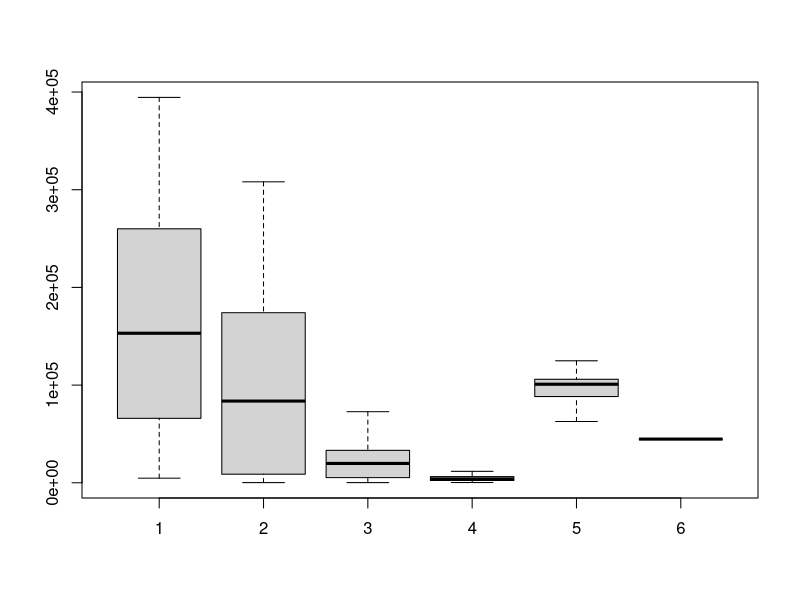
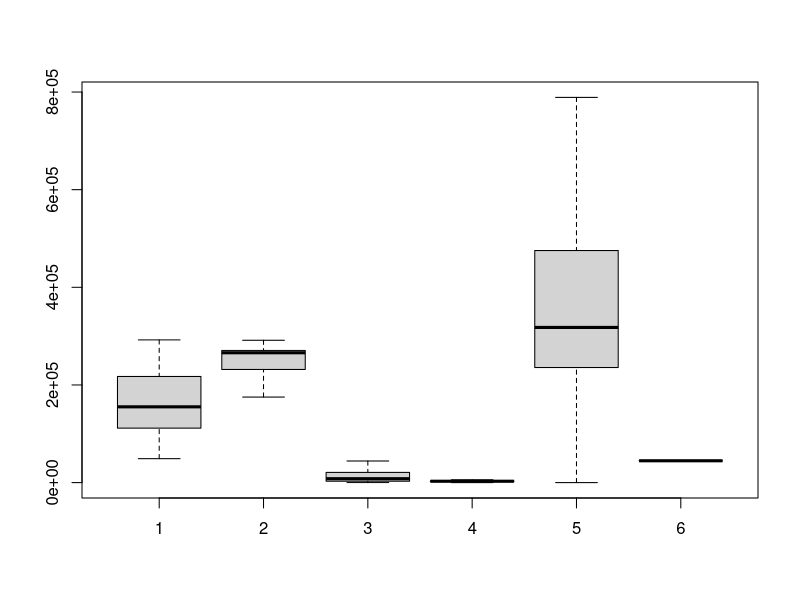
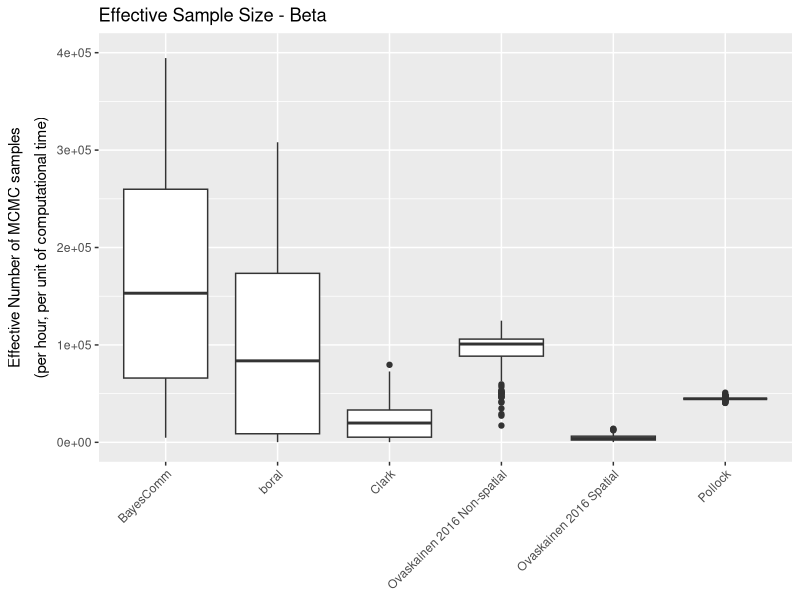
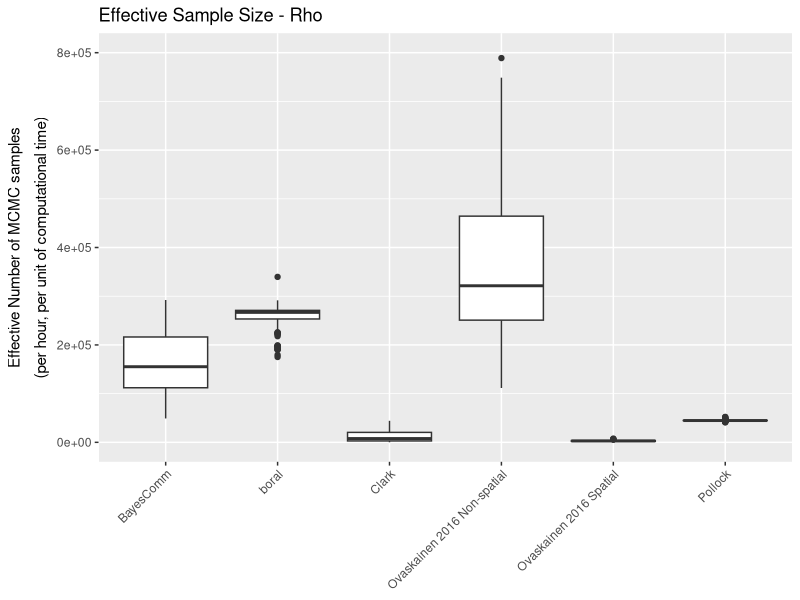

The R script that drew these images, in order:
library(ggplot2)

###################
#### Load data ####
###################

# BayesComm

ess_beta_BayesComm <- read.csv("ess_Mosquito_BayesComm.csv")
ess_beta_BayesComm <- ess_beta_BayesComm[,-1]
colnames(ess_beta_BayesComm) <- NULL

ess_rho_BayesComm <- read.csv("essRho_Mosquito_BayesComm.csv")
ess_rho_BayesComm <- ess_rho_BayesComm[,2]
tmp <- matrix(NA, ncol=16, nrow = 16)
tmp[lower.tri(tmp)] <- ess_rho_BayesComm
tmp[upper.tri(tmp)] <- t(tmp)[upper.tri(tmp)]
ess_rho_BayesComm <- tmp

# boral

ess_beta_boral <- read.csv("ess_beta_Mosq_boral.csv")
ess_beta_boral <- ess_beta_boral[,-1]
colnames(ess_beta_boral) <- NULL

ess_rho_boral <- read.csv("ess_Rho_Mosq_boral.csv")
ess_rho_boral <- ess_rho_boral[,-1]

# Clark

ess_beta_Clark <- read.csv("ess_Mosquito_Clark.csv")
ess_beta_Clark <- ess_beta_Clark[,-1]
colnames(ess_beta_Clark) <- NULL

ess_rho_Clark <- read.csv("ess_Rho_Mosquito_Clark.csv")
ess_rho_Clark <- ess_rho_Clark[,-1]
colnames(ess_rho_Clark) <- NULL

# Ovaskainen 2016 Spatial

ess_beta_Ov <- read.csv("ess_beta_Mosquito_Ov.csv")
ess_beta_Ov <- ess_beta_Ov[,-1]
colnames(ess_beta_Ov) <- NULL

ess_rho_Ov <- read.csv("ess_rho_Mosquito_Ov.csv")
ess_rho_Ov <- ess_rho_Ov[,-1]
colnames(ess_rho_Ov) <- NULL

# Ovaskainen 2016 Non-spatial

ess_beta_OvNS <- read.csv("ess_beta_Mosquito_OvNS.csv")
ess_beta_OvNS <- ess_beta_OvNS[,-1]
colnames(ess_beta_OvNS) <- NULL

ess_rho_OvNS <- read.csv("ess_rho_Mosquito_OvNS.csv")
ess_rho_OvNS <- ess_rho_OvNS[,-1]
colnames(ess_rho_OvNS) <- NULL

# Pollock

ess_beta_Pollock <- read.csv("ess_Mosquito_Pollock.csv")
ess_beta_Pollock <- ess_beta_Pollock[,-1]
colnames(ess_beta_Pollock) <- NULL

ess_rho_Pollock <- read.csv("ess_Rho_Mosquito_Pollock.csv")
ess_rho_Pollock <- ess_rho_Pollock[,-1]
colnames(ess_rho_Pollock) <- NULL

###################################
#### Correction for time/cores ####
###################################

ess_beta_BayesComm <- apply(ess_beta_BayesComm, c(1,2), function(x) (x/(28.21/60/60))) 
ess_rho_BayesComm <- apply(ess_rho_BayesComm, c(1,2), function(x) (x/(28.21/60/60)))

ess_beta_boral <- apply(ess_beta_boral, c(1,2), function(x) (x/(116.86/60/60)))
ess_rho_boral <- apply(ess_rho_boral, c(1,2), function(x) (x/(116.86/60/60)))

ess_beta_Clark <- apply(ess_beta_Clark, c(1,2), function(x) (x/(474.48/60/60)))
ess_rho_Clark <- apply(ess_rho_Clark, c(1,2), function(x) (x/(474.48/60/60)))

ess_beta_Ov <- apply(ess_beta_Ov, c(1,2), function(x) (x/(830.12/60/60)))
ess_rho_Ov <- apply(ess_rho_Ov, c(1,2), function(x) (x/(830.12/60/60)))

ess_beta_OvNS <- apply(ess_beta_OvNS, c(1,2), function(x) (x/(135.89/60/60)))
ess_rho_OvNS <- apply(ess_rho_OvNS, c(1,2), function(x) (x/(135.89/60/60)))

ess_beta_Pollock <- apply(ess_beta_Pollock, c(1,2), function(x) (x/(13.42/60)))
ess_rho_Pollock <- apply(ess_rho_Pollock, c(1,2), function(x) (x/(13.42/60)))

##################
#### Boxplots ####
##################

ess.Beta <- list(ess_beta_BayesComm, ess_beta_boral, ess_beta_Clark, ess_beta_Ov, ess_beta_OvNS, ess_beta_Pollock)
ess.Rho <- list(ess_rho_BayesComm, ess_rho_boral, ess_rho_Clark, ess_rho_Ov, ess_rho_OvNS, ess_rho_Pollock)

boxplot(ess.Beta, outline = F)
boxplot(ess.Rho, outline = F)


ess.Beta.df <- data.frame(ESS = c(ess_beta_BayesComm,
                                  ess_beta_boral,
                                  ess_beta_Clark,
                                  ess_beta_Ov,
                                  ess_beta_OvNS,
                                  ess_beta_Pollock),
                          Model = c(rep("BayesComm", length(ess_beta_BayesComm)),
                                    rep("boral", length(ess_beta_boral)),
                                    rep("Clark", length(ess_beta_Clark)),
                                    rep("Ovaskainen 2016 Spatial", length(ess_beta_Ov)),
                                    rep("Ovaskainen 2016 Non-spatial", length(ess_beta_OvNS)),
                                    rep("Pollock", length(ess_beta_Pollock))))

jpeg(filename = "ESS - Beta.jpg", width = 7, height = 7, units = "in", res = 72)
ggplot(ess.Beta.df, aes(Model, ESS)) +
  theme(axis.text.x = element_text(angle = 45, hjust = 1)) +
  geom_boxplot() +
  ylim(0,400000) +
  ggtitle("Effective Sample Size - Beta") +
  ylab(expression(atop("Effective Number of MCMC samples", paste("(per hour, per unit of computational time)")))) +
  xlab(NULL)
dev.off()


ess.Rho.df <- data.frame(ESS = c(ess_rho_BayesComm[upper.tri(ess_rho_BayesComm, diag = FALSE)],
                                  ess_rho_boral[upper.tri(ess_rho_boral, diag = FALSE)],
                                  ess_rho_Clark[upper.tri(ess_rho_Clark, diag = FALSE)],
                                  ess_rho_Ov[upper.tri(ess_rho_Ov, diag = FALSE)],
                                  ess_rho_OvNS[upper.tri(ess_rho_OvNS, diag = FALSE)],
                                  ess_rho_Pollock[upper.tri(ess_rho_Pollock, diag = FALSE)]),
                          Model = c(rep("BayesComm", length(ess_rho_BayesComm[upper.tri(ess_rho_BayesComm, diag = FALSE)])),
                                    rep("boral", length(ess_rho_boral[upper.tri(ess_rho_boral, diag = FALSE)])),
                                    rep("Clark", length(ess_rho_Clark[upper.tri(ess_rho_Clark, diag = FALSE)])),
                                    rep("Ovaskainen 2016 Spatial", length(ess_rho_Ov[upper.tri(ess_rho_Ov, diag = FALSE)])),
                                    rep("Ovaskainen 2016 Non-spatial", length(ess_rho_OvNS[upper.tri(ess_rho_OvNS, diag = FALSE)])),
                                    rep("Pollock", length(ess_rho_Pollock[upper.tri(ess_rho_Pollock, diag = FALSE)]))))

jpeg(filename = "ESS - Rho.jpg", width = 7, height = 7, units = "in", res = 72)
ggplot(ess.Rho.df, aes(Model, ESS)) +
  theme(axis.text.x = element_text(angle = 45, hjust = 1)) +
  geom_boxplot() +
  ylim(0,800000) +
  ggtitle("Effective Sample Size - Rho") +
  ylab(expression(atop("Effective Number of MCMC samples", paste("(per hour, per unit of computational time)")))) +
  xlab(NULL)
dev.off()  
